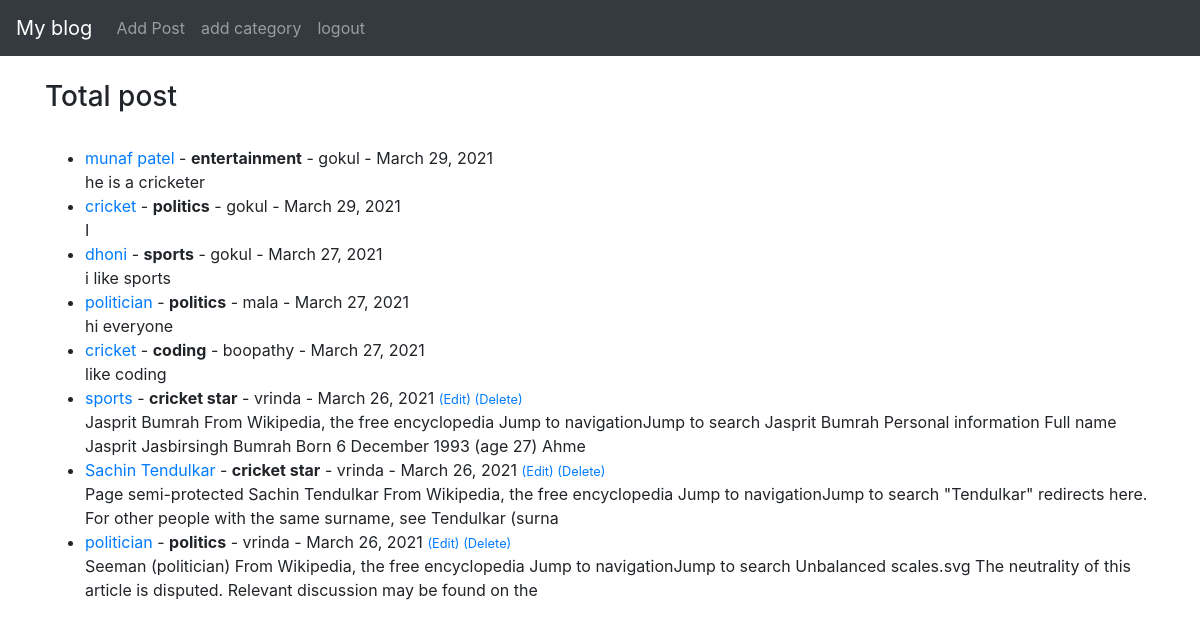
The app's page / (signed in) with its own data.
### blogapp/models.py (models this page shows, shortened)
class post(models.Model):
    title = models.CharField(max_length=255)
    title_tag = models.CharField(max_length=255, default='My blog')
    author=models.ForeignKey(User,on_delete=models.CASCADE)
    body = models.TextField()
    postdate=models.DateField(auto_now=True)
    category=models.CharField(max_length=255,default='noncategorized')
    image = models.ImageField(null=True,blank=True, upload_to="images/")

### blogapp/views.py (the view)
# urls.py: path('',HomeView.as_view(),name='home'),
class HomeView(ListView):
    model = post
    template_name = 'home.html'
    ordering = ['-postdate']

### templates/home.html (shortened to what this page needs)
{% extends 'base.html' %}
{% block content%}
<h3>Total post</h3><br/>
<ul>
{% for post in object_list %}
    <li><a href="{% url 'articledetail' post.pk%}">{{post.title}} </a>
        - <strong>{{post.category}}</strong>
        - {{post.author}} - {{post.postdate}}
        <small>
            {% if user.is_authenticated %}
                {% if user.id == post.author.id %}
                   <a href="{% url 'update' post.pk %}">(Edit)</a>
                   <a href="{% url 'delete' post.pk %}">(Delete)</a>
                {% endif %}
            {% endif %}
    </small><br/>
        {{post.body | slice:"200"|safe }}</li>
{% endfor %}
</ul>
{% endblock %}

### records on screen
post: title "munaf patel", category "entertainment", author "gokul", postdate "March 29, 2021", body "he is a cricketer"
post: title "cricket", category "politics", author "gokul", postdate "March 29, 2021", body "I"
post: title "dhoni", category "sports", author "gokul", postdate "March 27, 2021", body "i like sports"
post: title "politician", category "politics", author "mala", postdate "March 27, 2021", body "hi everyone"
post: title "cricket", category "coding", author "boopathy", postdate "March 27, 2021", body "like coding"
post: title "sports", category "cricket star", author "vrinda", postdate "March 26, 2021", shows "(Edit)", body "Jasprit Bumrah From Wikipedia, the free encyclopedia Jump to navigationJump to search Jasprit Bumrah Personal information Full name Jasprit Jasbirsingh Bumrah Born 6 December 1993 (age 27) Ahme"
post: title "Sachin Tendulkar", category "cricket star", author "vrinda", postdate "March 26, 2021", shows "(Edit)", body "Page semi-protected Sachin Tendulkar From Wikipedia, the free encyclopedia Jump to navigationJump to search \"Tendulkar\" redirects here. For other people with the same surname, see Tendulkar (surna"
post: title "politician", category "politics", author "vrinda", postdate "March 26, 2021", shows "(Edit)", body "Seeman (politician) From Wikipedia, the free encyclopedia Jump to navigationJump to search Unbalanced scales.svg The neutrality of this article is disputed. Relevant discussion may be found on the"
